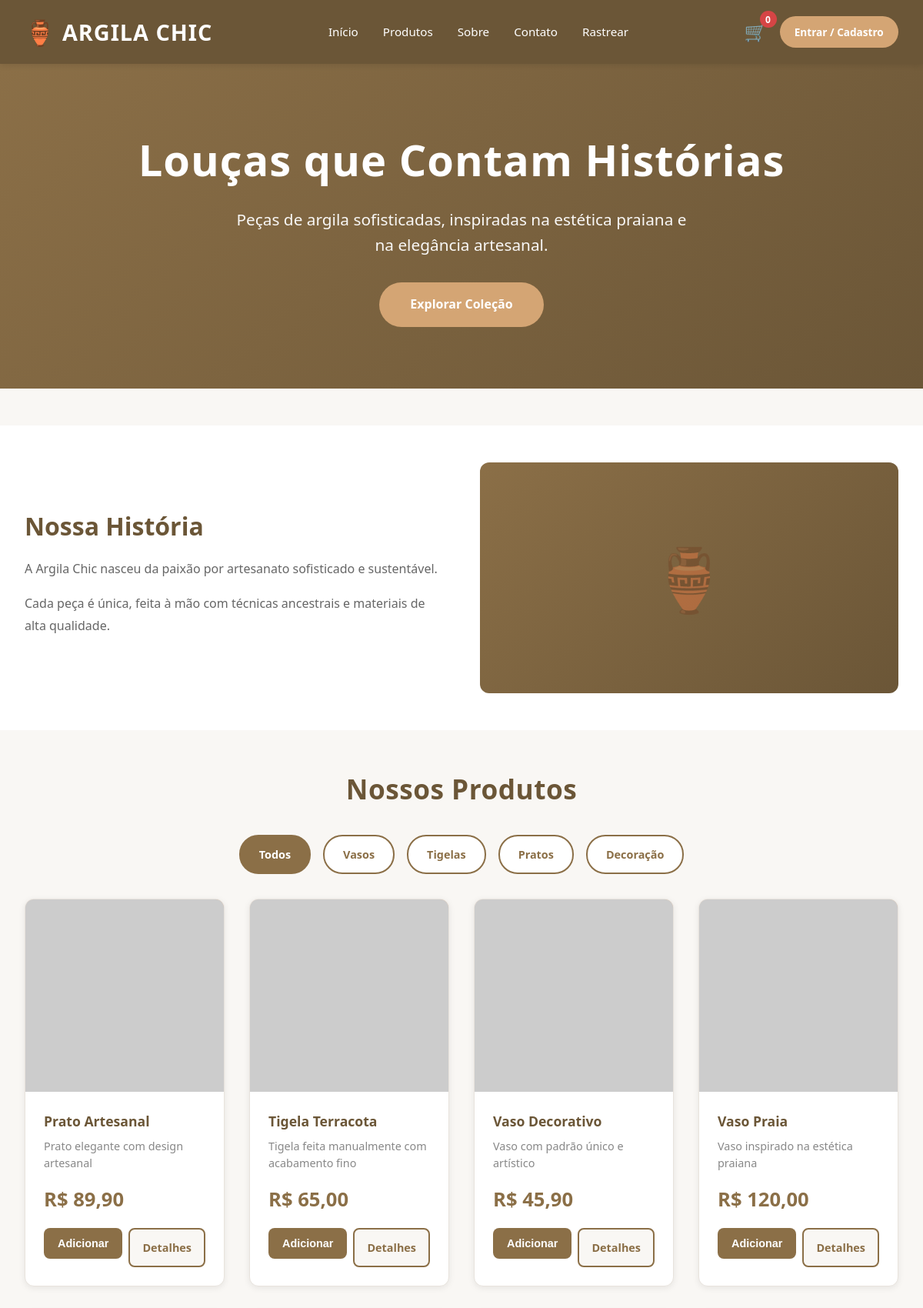
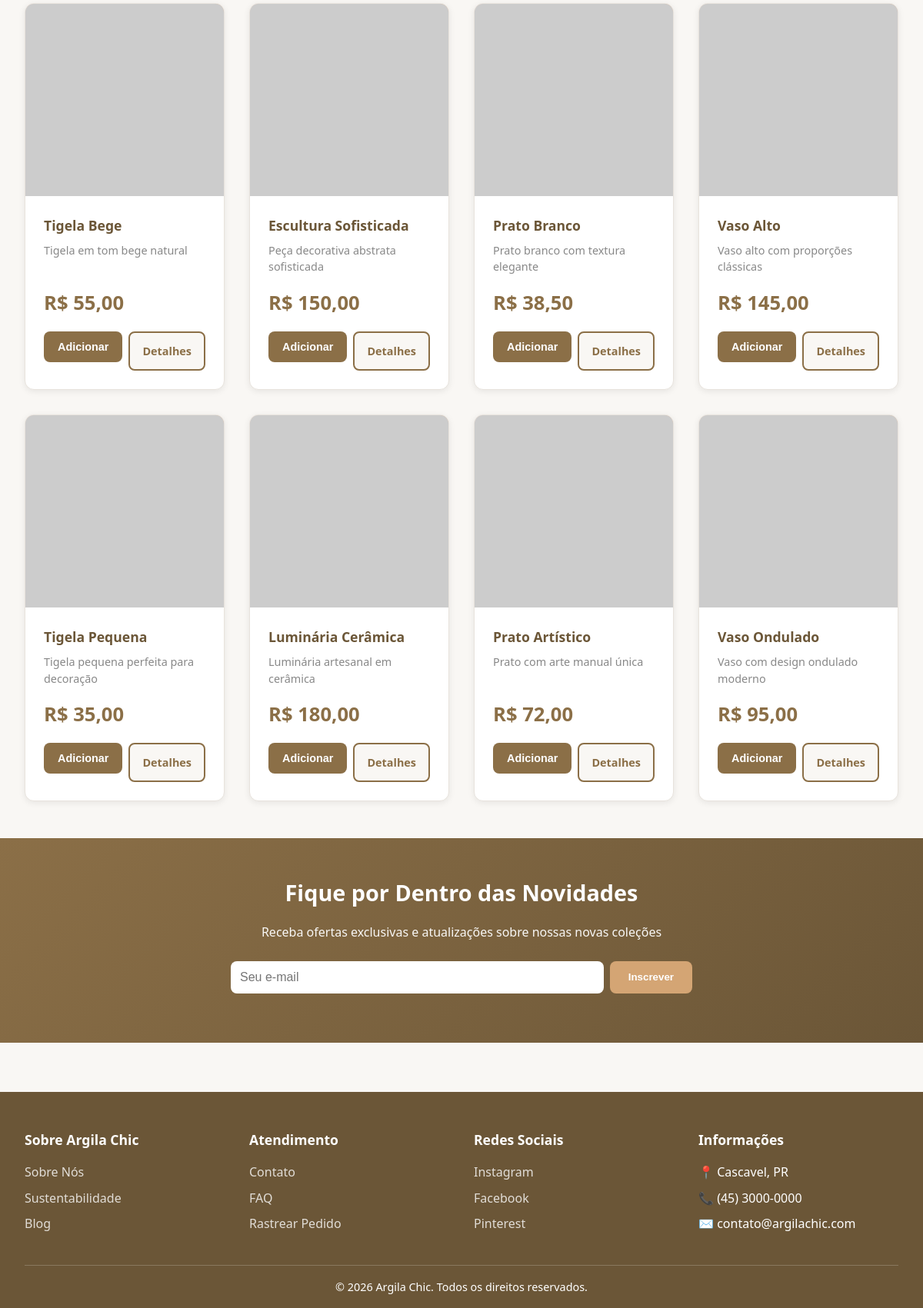
The page / on the database its author committed (2 pictures, top to bottom).
### tables this page shows
CREATE TABLE `categorias` (
  `id` int(11) NOT NULL,
  `slug` varchar(50) NOT NULL,
  `nome` varchar(100) NOT NULL
);

CREATE TABLE `produtos` (
  `id` int(11) NOT NULL,
  `nome` varchar(150) NOT NULL,
  `descricao` text DEFAULT NULL,
  `descricao_longa` text DEFAULT NULL,
  `categoria_id` int(11) NOT NULL,
  `preco` decimal(10,2) NOT NULL,
  `preco_promocional` decimal(10,2) DEFAULT NULL,
  `estoque` int(11) DEFAULT 0,
  `imagem` varchar(255) NOT NULL,
  `galeria` text DEFAULT NULL,
  `destaque` tinyint(1) DEFAULT 0,
  `ativo` tinyint(1) DEFAULT 1,
  `criado_em` timestamp NOT NULL DEFAULT current_timestamp(),
  `atualizado_em` timestamp NOT NULL DEFAULT current_timestamp() ON UPDATE current_timestamp()
);

### config/init.php (called while the page is built, shortened)
<?php
function isLogado() { return isset($_SESSION['usuario_id']); }
function usuarioAtual() {
    if (!isLogado()) return null;
    return [
        'id' => $_SESSION['usuario_id'],
        'nome' => $_SESSION['usuario_nome'],
        'email' => $_SESSION['usuario_email'],
        'tipo' => $_SESSION['usuario_tipo'],
    ];
}

### includes/functions.php (called while the page is built, shortened)
<?php
require_once __DIR__ . '/../config/init.php';
function imagemUrl($arquivo) {
    return UPLOAD_URL . htmlspecialchars($arquivo);
}
function listarProdutos($categoriaSlug = null, $destaque = false) {
    $pdo = getConnection();
    $sql = "SELECT p.*, c.slug AS categoria_slug, c.nome AS categoria_nome
            FROM produtos p
            JOIN categorias c ON c.id = p.categoria_id
            WHERE p.ativo = 1";
    $params = [];
    $sql .= " ORDER BY p.id";
    $stmt = $pdo->prepare($sql);
    $stmt->execute($params);
    return $stmt->fetchAll();
}
function listarCategorias() {
    $pdo = getConnection();
    return $pdo->query("SELECT * FROM categorias ORDER BY id")->fetchAll();
}
function precoFinal($produto) {
    return $produto['preco_promocional'] ?? $produto['preco'];
}
function obterItensCarrinho() {
    $pdo = getConnection();
    if (isLogado()) {
        $stmt = $pdo->prepare("
            SELECT c.id, c.quantidade, p.id AS produto_id, p.nome, p.preco, p.preco_promocional, p.imagem
            FROM carrinho c JOIN produtos p ON p.id = c.produto_id
            WHERE c.usuario_id = ?
        ");
        $stmt->execute([$_SESSION['usuario_id']]);
    } else {
        $stmt = $pdo->prepare("
            SELECT c.id, c.quantidade, p.id AS produto_id, p.nome, p.preco, p.preco_promocional, p.imagem
            FROM carrinho c JOIN produtos p ON p.id = c.produto_id
            WHERE c.sessao_id = ?
        ");
        $stmt->execute([$_SESSION['sessao_id']]);
    }
    return $stmt->fetchAll();
}
function contarItensCarrinho() {
    return array_sum(array_column(obterItensCarrinho(), 'quantidade'));
}

### index.php (the view, shortened to what this page needs)
<?php
require_once 'includes/functions.php';
$categoria = $_GET['categoria'] ?? 'todos';
$produtos = listarProdutos($categoria);
$categorias = listarCategorias();
include 'includes/header.php';
?>
<section class="hero" id="inicio">
    <div class="hero-container">
        <h1>Louças que Contam Histórias</h1>
        <p>Peças de argila sofisticadas, inspiradas na estética praiana e na elegância artesanal.</p>
        <a href="#produtos" class="btn-primario">Explorar Coleção</a>
    </div>
</section>
<section class="secao-sobre" id="sobre">
    <div class="sobre-container">
        <div class="sobre-texto">
            <h2>Nossa História</h2>
            <p>A Argila Chic nasceu da paixão por artesanato sofisticado e sustentável.</p>
            <p>Cada peça é única, feita à mão com técnicas ancestrais e materiais de alta qualidade.</p>
        </div>
        <div class="sobre-imagem" style="overflow:hidden; padding:0;">
        </div>
    </div>
</section>
<section class="container-principal" id="produtos">
    <h2 class="secao-titulo">Nossos Produtos</h2>
    <div class="filtros-container">
        <a href="?categoria=todos#produtos" class="filtro-btn <?= $categoria === 'todos' ? 'ativo' : '' ?>">Todos</a>
        <?php foreach ($categorias as $cat): ?>
            <a href="?categoria=<?= $cat['slug'] ?>#produtos"
               class="filtro-btn <?= $categoria === $cat['slug'] ? 'ativo' : '' ?>">
                <?= htmlspecialchars($cat['nome']) ?>
            </a>
        <?php endforeach; ?>
    </div>
    <div class="produtos-grid">
        <?php if (empty($produtos)): ?>
            <p style="grid-column:1/-1; text-align:center;">Nenhum produto encontrado.</p>
        <?php else: foreach ($produtos as $p):
            $preco = precoFinal($p);
        ?>
            <div class="produto-card">
                <a href="produto.php?id=<?= $p['id'] ?>" class="produto-imagem">
                    <img src="<?= imagemUrl($p['imagem']) ?>" alt="<?= htmlspecialchars($p['nome']) ?>"
                         onerror="this.src='https://via.placeholder.com/400x300/E8D4C4/8B6F47?text=Argila+Chic'">
                </a>
                <div class="produto-info">
                    <h3 class="produto-nome">
                        <?= htmlspecialchars($p['nome']) ?>
                    </h3>
                    <p class="produto-descricao"><?= htmlspecialchars($p['descricao']) ?></p>
                    <div class="produto-preco">
                        R$ <?= number_format($preco, 2, ',', '.') ?>
                    </div>
                    <div class="produto-acoes">
                        <form method="POST" action="carrinho.php" style="flex:1;">
                            <button type="submit" class="btn-secundario" style="width:100%;">Adicionar</button>
                        </form>
                        <a href="produto.php?id=<?= $p['id'] ?>" class="btn-info">Detalhes</a>
                    </div>
                </div>
            </div>
        <?php endforeach; endif; ?>
    </div>
</section>
<section class="secao-newsletter" id="contato">
    <div class="newsletter-container">
        <h2>Fique por Dentro das Novidades</h2>
        <p>Receba ofertas exclusivas e atualizações sobre nossas novas coleções</p>
        <form class="newsletter-form" method="POST" action="newsletter.php">
            <input type="email" name="email" placeholder="Seu e-mail" required>
            <button type="submit">Inscrever</button>
        </form>
    </div>
</section>
<?php include 'includes/footer.php'; ?>

### includes/header.php (shortened to what this page needs)
<?php
require_once __DIR__ . '/functions.php';
$totalCarrinho = contarItensCarrinho();
$usuario = usuarioAtual();
$emAdmin = str_contains($_SERVER['PHP_SELF'], '/admin/');
$base = $emAdmin ? '../' : '';
?>
<!DOCTYPE html>
<html lang="pt-BR">
<head>
    <link rel="stylesheet" href="<?= $base ?>assets/css/style.css">
</head>
<body>
<header>
    <div class="header-container">
        <a href="<?= $base ?>index.php" class="logo">ARGILA CHIC</a>
        <nav>
            <a href="<?= $base ?>index.php#inicio">Início</a>
            <a href="<?= $base ?>index.php#produtos">Produtos</a>
            <a href="<?= $base ?>index.php#sobre">Sobre</a>
            <a href="<?= $base ?>index.php#contato">Contato</a>
            <a href="<?= $base ?>rastreamento.php">Rastrear</a>
        </nav>
        <div class="header-actions">
            <a href="<?= $base ?>carrinho.php" class="btn-carrinho">
                🛒 <span class="carrinho-badge"><?= $totalCarrinho ?></span>
            </a>
            <?php if ($usuario): ?>
                <a href="<?= $base ?>minha-conta.php" class="btn-usuario">
                    <?= htmlspecialchars(explode(' ', $usuario['nome'])[0]) ?>
                </a>
                <?php if (isAdmin()): ?>
                    <a href="<?= $base ?>admin/index.php" class="btn-usuario" style="background:#4A3D2A">⚙️ Admin</a>
                <?php endif; ?>
                <a href="<?= $base ?>logout.php" class="btn-usuario" style="background:#D64545">Sair</a>
            <?php else: ?>
                <a href="<?= $base ?>login.php" class="btn-usuario">Entrar / Cadastro</a>
            <?php endif; ?>
        </div>
    </div>
</header>

### includes/footer.php (shortened to what this page needs)
<footer>
    <div class="footer-container">
        <div class="footer-secao">
            <h3>Sobre Argila Chic</h3>
            <ul>
                <li><a href="<?= $base ?? '' ?>index.php#sobre">Sobre Nós</a></li>
                <li><a href="#">Sustentabilidade</a></li>
                <li><a href="#">Blog</a></li>
            </ul>
        </div>
        <div class="footer-secao">
            <h3>Atendimento</h3>
            <ul>
                <li><a href="<?= $base ?? '' ?>index.php#contato">Contato</a></li>
                <li><a href="#">FAQ</a></li>
                <li><a href="<?= $base ?? '' ?>rastreamento.php">Rastrear Pedido</a></li>
            </ul>
        </div>
        <div class="footer-secao">
            <h3>Redes Sociais</h3>
            <ul>
                <li><a href="#">Instagram</a></li>
                <li><a href="#">Facebook</a></li>
                <li><a href="#">Pinterest</a></li>
            </ul>
        </div>
        <div class="footer-secao">
            <h3>Informações</h3>
            <ul>
                <li>📍 Cascavel, PR</li>
                <li>📞 (45) 3000-0000</li>
                <li>✉️ contato@argilachic.com</li>
            </ul>
        </div>
    </div>
    <div class="footer-bottom">
        <p>&copy; <?= date('Y') ?> Argila Chic. Todos os direitos reservados.</p>
    </div>
</footer>
</body>
</html>

### rows shown on the page
categorias: nome "Vasos"
categorias: nome "Tigelas"
categorias: nome "Pratos"
categorias: nome "Decoração"
produtos: nome "Prato Artesanal", descricao "Prato elegante com design artesanal", preco "89,90"
produtos: nome "Tigela Terracota", descricao "Tigela feita manualmente com acabamento fino", preco "65,00"
produtos: nome "Vaso Decorativo", descricao "Vaso com padrão único e artístico", preco "45,90"
produtos: nome "Vaso Praia", descricao "Vaso inspirado na estética praiana", preco "120,00"
produtos: nome "Tigela Bege", descricao "Tigela em tom bege natural", preco "55,00"
produtos: nome "Escultura Sofisticada", descricao "Peça decorativa abstrata sofisticada", preco "150,00"
produtos: nome "Prato Branco", descricao "Prato branco com textura elegante", preco "38,50"
produtos: nome "Vaso Alto", descricao "Vaso alto com proporções clássicas", preco "145,00"
produtos: nome "Tigela Pequena", descricao "Tigela pequena perfeita para decoração", preco "35,00"
produtos: nome "Luminária Cerâmica", descricao "Luminária artesanal em cerâmica", preco "180,00"
produtos: nome "Prato Artístico", descricao "Prato com arte manual única", preco "72,00"
produtos: nome "Vaso Ondulado", descricao "Vaso com design ondulado moderno", preco "95,00"

### other values the page prints
$totalCarrinho "0"
